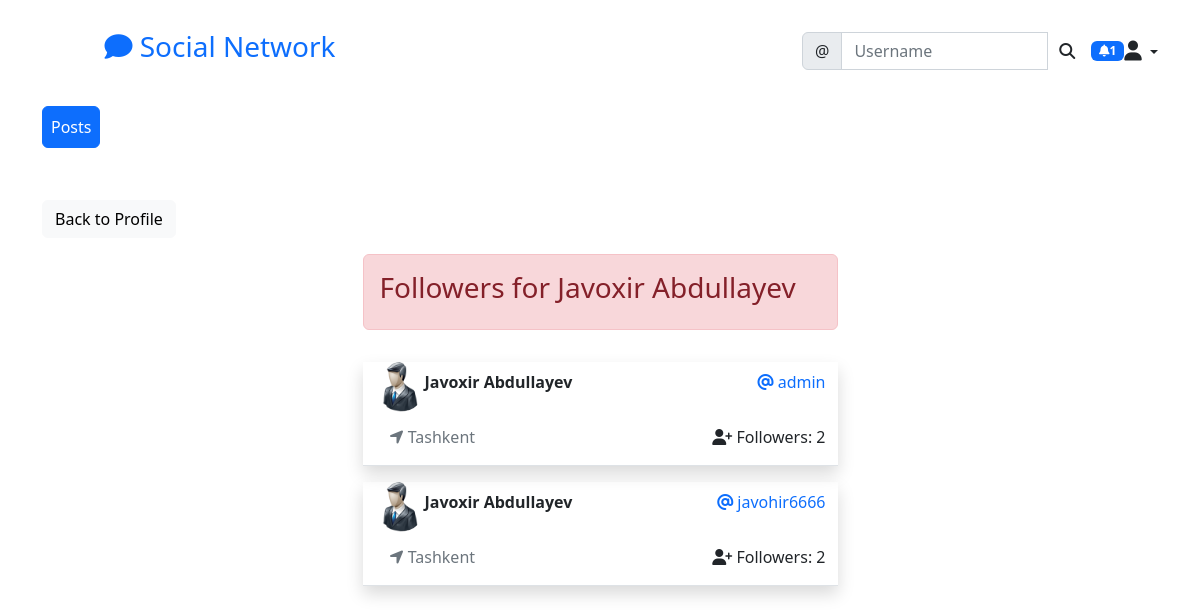
/social/profile/3/followers/list (signed in), run on the app's committed database.
### social/models.py (models this page shows)
class UserProfile(models.Model):
    user = models.OneToOneField(User, primary_key=True,verbose_name='user',related_name='profile', on_delete=models.CASCADE)
    name = models.CharField(max_length=30, blank=True, null=True)
    bio = models.TextField(max_length=500, blank=True, null=True)
    birh_date = models.DateField(null=True, blank=True)
    location = models.CharField(max_length=100, blank=True, null=True)
    picture = models.ImageField(upload_to='uploads/profile_pictures', blank=True, default='uploads/profile_pictures/default.png')
    followers = models.ManyToManyField(User, blank=True, related_name='followers')

### social/views.py (the view)
class ListFollowers(View):
    def get(self, request, pk, *args, **kwargs):
        profile = UserProfile.objects.get(pk=pk)
        followers = profile.followers.all()
        context = {
            'profile': profile,
            'followers': followers,
        }
        return render(request, 'social/followers_list.html', context)

### landing/templatetags/custom_tags.py (called while the page is built)
@register.inclusion_tag('social/show_notifications.html', takes_context=True)
def show_notifications(context):
	request_user = context['request'].user
	notifications = Notification.objects.filter(to_user=request_user).exclude(user_has_seen=True).order_by('-date')
	return {'notifications': notifications}

### social/templates/social/followers_list.html
{% extends 'landing/base.html' %}
{% block content %}
<div class="container mt-5">
    <div class="row mt-5">
        <div class="col-md-3 col-sm-6">
            <a href="{% url 'profile' profile.pk %}" class="btn btn-light">Back to Profile</a>
        </div>
    </div>
    <div class="row justify-content-center mt-3">
        <div class="alert alert-danger col-md-5 col-sm-12">
            {% if profile.name %}
            <h3>Followers for {{profile.name}}</h3>
            {% else %}
            <h3>Followers for @{{profile.user.username}}</h3>
            {% endif %}
        </div>
    </div>
    {% for follower in followers %}
    <div class="row justify-content-center mt-3">
        <div class="d-grid col-md-5 col-sm-12 border-bottom position-relative shadow">
            <div class="d-flex profile-image">
                <img src="{{follower.profile.picture.url}}" class="rounded-circle" width="50" height="50" alt="{{follower.user}}"
                    style="margin-bottom: 5px" />
                <div class="mt-2 profile-name">
                    <p><b>{{profile.name}}</b></p>
                </div>
                <div class="d-flex text-end" style="margin-left: auto">
                    <p class="mt-2">
                        <a href="{% url 'profile' follower.profile.pk %}" style="text-decoration: none" class="text-primary">
                            <i class="fa fa-at" aria-hidden="true"></i>
                            {{follower.username}}
                        </a>
                    </p>
                </div>
            </div>
            <div class="d-flex mt-2" style="margin-left: 15px">
                {% if profile.location %}
                <p class="text-muted profile-location">
                    <i class="fa fa-location-arrow" aria-hidden="true"></i>
                    {{ profile.location }}
                </p>
                {% endif %}
                <p class="text-end followers" style="margin-left: auto">
                    <i class="fa fa-user-plus" aria-hidden="true"></i>
                    Followers: {{profile.followers.all.count}}
                </p>
            </div>
        </div>
    </div>
    {% endfor %}
</div>
{% endblock content %}

### data on the page
UserProfile: name "Javoxir Abdullayev", location "Tashkent", followers.all.count "2"

### other printed values
{{ notifications.count }} "1"
{{ follower.username }} "admin"
{{ follower.username }} "javohir6666"
